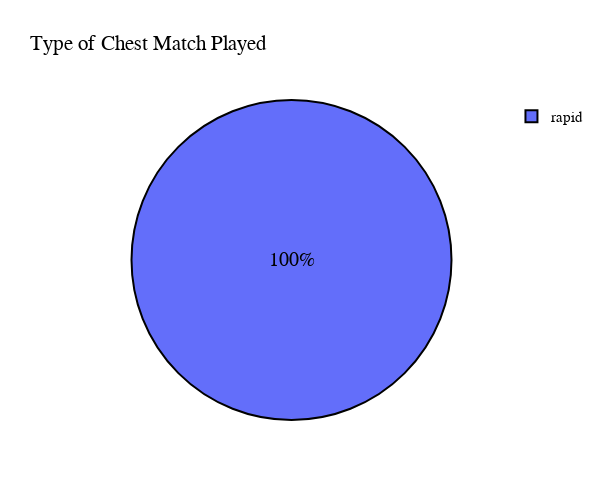

The notebook cell this image was saved under:
### Code cell
# type of chest match played 

fig3 = go.Figure(data=[go.Pie(labels= list(chest_type_data.keys()), values= list(chest_type_data.values))])

# Update the layout
fig3.update_layout(
    autosize=False,
    width=600,
    height=500,
    title='Type of Chest Match Played',
    xaxis=dict(title='X-axis', title_font=dict(size=18, family="verdana, sans-serif")),
    yaxis=dict(title='Y-axis', title_font=dict(size=18, family="verdana, sans-serif")),
    font=dict(family="verdana, sans-serif", size=15, color="Black")
)

# Update the pie chart properties
fig3.update_traces( 
                hoverinfo='label+value', 
                textinfo='percent', 
                marker=dict( 
                            line=dict(color='black', width=2)),
                textfont=dict(family="verdana, sans-serif", size=20, color = "black")   
)

### Figure 1 — Plotly figure (JSON) as saved in the notebook; plotly's stock layout.template omitted (floating-point values rounded to 4 significant figures)
{"data": [{"hoverinfo": "label+value", "labels": ["rapid"], "marker": {"line": {"color": "black", "width": 2}}, "textfont": {"color": "black", "family": "verdana, sans-serif", "size": 20}, "textinfo": "percent", "type": "pie", "values": [46]}], "layout": {"autosize": false, "font": {"color": "Black", "family": "verdana, sans-serif", "size": 15}, "height": 500, "title": {"text": "Type of Chest Match Played"}, "width": 600, "xaxis": {"title": {"font": {"family": "verdana, sans-serif", "size": 18}, "text": "X-axis"}}, "yaxis": {"title": {"font": {"family": "verdana, sans-serif", "size": 18}, "text": "Y-axis"}}}}
